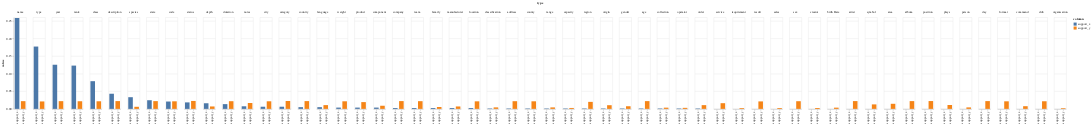

The cell this chart's notebook holds for it:
### Code cell
alt.Chart(combined_report_df.reset_index()).transform_fold(
      ['support_x', 'support_y'],
      as_=['column', 'value']
    ).mark_bar(size=15).encode(
    column=alt.Column('type:O', sort=alt.EncodingSortField(
                field="support_x",  
                order="descending")),
    x = alt.X('column:N',
              title = '',
              ),
    y=alt.Y('value:Q'),
    color='column:N'
)

### Figure 1 — Vega-Lite specification as saved in the notebook (floating-point values rounded to 4 significant figures)
{"config": {"view": {"continuousWidth": 400, "continuousHeight": 300}}, "data": {"name": "data-b983b033b75f997666c973b538f9bad4"}, "mark": {"type": "bar", "size": 15}, "encoding": {"color": {"field": "column", "type": "nominal"}, "column": {"field": "type", "sort": {"field": "support_x", "order": "descending"}, "type": "ordinal"}, "x": {"field": "column", "title": "", "type": "nominal"}, "y": {"field": "value", "type": "quantitative"}}, "transform": [{"fold": ["support_x", "support_y"], "as": ["column", "value"]}], "$schema": "https://vega.github.io/schema/vega-lite/v4.17.0.json", "datasets": {"data-b983b033b75f997666c973b538f9bad4": [{"type": "year", "precision_x": 1.0, "recall_x": 0.9118, "f1-score_x": 0.9538, "support_x": 0.1255, "precision_y": 0.9645, "recall_y": 0.9373, "f1-score_y": 0.9507, "support_y": 0.02195}, {"type": "city", "precision_x": 0.8333, "recall_x": 1.0, "f1-score_x": 0.9091, "support_x": 0.00615, "precision_y": 0.8637, "recall_y": 0.9036, "f1-score_y": 0.8832, "support_y": 0.02159}, {"type": "country", "precision_x": 0.75, "recall_x": 0.75, "f1-score_x": 0.75, "support_x": 0.00492, "precision_y": 0.8924, "recall_y": 0.95, "f1-score_y": 0.9203, "support_y": 0.02212}, {"type": "type", "precision_x": 0.9175, "recall_x": 0.6181, "f1-score_x": 0.7386, "support_x": 0.1771, "precision_y": 0.9165, "recall_y": 0.8752, "f1-score_y": 0.8954, "support_y": 0.02118}, {"type": "status", "precision_x": 0.5882, "recall_x": 0.6667, "f1-score_x": 0.625, "support_x": 0.01845, "precision_y": 0.9428, "recall_y": 0.9365, "f1-score_y": 0.9396, "support_y": 0.02257}, {"type": "language", "precision_x": 0.6667, "recall_x": 0.5, "f1-score_x": 0.5714, "support_x": 0.00492, "precision_y": 0.9385, "recall_y": 0.9532, "f1-score_y": 0.9458, "support_y": 0.01073}, {"type": "company", "precision_x": 0.3333, "recall_x": 1.0, "f1-score_x": 0.5, "support_x": 0.00246, "precision_y": 0.9116, "recall_y": 0.8882, "f1-score_y": 0.8997, "support_y": 0.02214}, {"type": "classification", "precision_x": 0.25, "recall_x": 1.0, "f1-score_x": 0.4, "support_x": 0.00123, "precision_y": 0.9267, "recall_y": 0.862, "f1-score_y": 0.8932, "support_y": 0.004274}, {"type": "description", "precision_x": 0.4138, "recall_x": 0.3429, "f1-score_x": 0.375, "support_x": 0.04305, "precision_y": 0.8035, "recall_y": 0.8685, "f1-score_y": 0.8348, "support_y": 0.02215}, {"type": "code", "precision_x": 0.8, "recall_x": 0.2353, "f1-score_x": 0.3636, "support_x": 0.02091, "precision_y": 0.9163, "recall_y": 0.9073, "f1-score_y": 0.9118, "support_y": 0.02152}, {"type": "weight", "precision_x": 0.1667, "recall_x": 0.6667, "f1-score_x": 0.2667, "support_x": 0.00369, "precision_y": 0.9577, "recall_y": 0.9315, "f1-score_y": 0.9444, "support_y": 0.02157}, {"type": "name", "precision_x": 0.8, "recall_x": 0.07619, "f1-score_x": 0.1391, "support_x": 0.2583, "precision_y": 0.7238, "recall_y": 0.759, "f1-score_y": 0.741, "support_y": 0.02197}, {"type": "species", "precision_x": 0.07216, "recall_x": 0.5185, "f1-score_x": 0.1267, "support_x": 0.03321, "precision_y": 0.9207, "recall_y": 0.9499, "f1-score_y": 0.9351, "support_y": 0.005963}, {"type": "class", "precision_x": 0.2353, "recall_x": 0.0625, "f1-score_x": 0.09877, "support_x": 0.07872, "precision_y": 0.9006, "recall_y": 0.9148, "f1-score_y": 0.9077, "support_y": 0.02163}, {"type": "notes", "precision_x": 0.06667, "recall_x": 0.1667, "f1-score_x": 0.09524, "support_x": 0.00738, "precision_y": 0.724, "recall_y": 0.8419, "f1-score_y": 0.7786, "support_y": 0.01677}, {"type": "category", "precision_x": 0.05, "recall_x": 0.2, "f1-score_x": 0.08, "support_x": 0.00615, "precision_y": 0.924, "recall_y": 0.8895, "f1-score_y": 0.9064, "support_y": 0.02247}, {"type": "rank", "precision_x": 0.1667, "recall_x": 0.03, "f1-score_x": 0.05085, "support_x": 0.123, "precision_y": 0.6247, "recall_y": 0.7777, "f1-score_y": 0.6928, "support_y": 0.02172}, {"type": "address", "precision_x": 0.007194, "recall_x": 1.0, "f1-score_x": 0.01429, "support_x": 0.00123, "precision_y": 0.9307, "recall_y": 0.9431, "f1-score_y": 0.9368, "support_y": 0.02186}, {"type": "county", "precision_x": 0.0, "recall_x": 0.0, "f1-score_x": 0.0, "support_x": 0.00123, "precision_y": 0.9434, "recall_y": 0.9571, "f1-score_y": 0.9502, "support_y": 0.02154}, {"type": "service", "precision_x": 0.0, "recall_x": 0.0, "f1-score_x": 0.0, "support_x": 0.0, "precision_y": 0.9639, "recall_y": 0.9248, "f1-score_y": 0.944, "support_y": 0.01618}, {"type": "product", "precision_x": 0.0, "recall_x": 0.0, "f1-score_x": 0.0, "support_x": 0.00369, "precision_y": 0.8679, "recall_y": 0.8784, "f1-score_y": 0.8731, "support_y": 0.01927}, {"type": "range", "precision_x": 0.0, "recall_x": 0.0, "f1-score_x": 0.0, "support_x": 0.00123, "precision_y": 0.8555, "recall_y": 0.7591, "f1-score_y": 0.8044, "support_y": 0.004201}, {"type": "capacity", "precision_x": 0.0, "recall_x": 0.0, "f1-score_x": 0.0, "support_x": 0.00123, "precision_y": 0.7933, "recall_y": 0.721, "f1-score_y": 0.7554, "support_y": 0.002636}, {"type": "region", "precision_x": 0.0, "recall_x": 0.0, "f1-score_x": 0.0, "support_x": 0.00123, "precision_y": 0.8823, "recall_y": 0.8099, "f1-score_y": 0.8445, "support_y": 0.01995}, {"type": "requirement", "precision_x": 0.0, "recall_x": 0.0, "f1-score_x": 0.0, "support_x": 0.0, "precision_y": 0.9272, "recall_y": 0.8067, "f1-score_y": 0.8627, "support_y": 0.002184}, {"type": "result", "precision_x": 0.0, "recall_x": 0.0, "f1-score_x": 0.0, "support_x": 0.0, "precision_y": 0.9625, "recall_y": 0.9404, "f1-score_y": 0.9513, "support_y": 0.02126}, {"type": "sales", "precision_x": 0.0, "recall_x": 0.0, "f1-score_x": 0.0, "support_x": 0.0, "precision_y": 0.5862, "recall_y": 0.528, "f1-score_y": 0.5556, "support_y": 0.002344}, {"type": "sex", "precision_x": 0.0, "recall_x": 0.0, "f1-score_x": 0.0, "support_x": 0.0, "precision_y": 0.9028, "recall_y": 0.9453, "f1-score_y": 0.9236, "support_y": 0.02182}, {"type": "creator", "precision_x": 0.0, "recall_x": 0.0, "f1-score_x": 0.0, "support_x": 0.0, "precision_y": 0.7704, "recall_y": 0.8415, "f1-score_y": 0.8044, "support_y": 0.002526}, {"type": "birth Date", "precision_x": 0.0, "recall_x": 0.0, "f1-score_x": 0.0, "support_x": 0.0, "precision_y": 0.9851, "recall_y": 0.9687, "f1-score_y": 0.9768, "support_y": 0.003487}, {"type": "state", "precision_x": 0.0, "recall_x": 0.0, "f1-score_x": 0.0, "support_x": 0.0246, "precision_y": 0.9394, "recall_y": 0.9574, "f1-score_y": 0.9483, "support_y": 0.02206}, {"type": "artist", "precision_x": 0.0, "recall_x": 0.0, "f1-score_x": 0.0, "support_x": 0.0, "precision_y": 0.8163, "recall_y": 0.8735, "f1-score_y": 0.8439, "support_y": 0.02215}, {"type": "symbol", "precision_x": 0.0, "recall_x": 0.0, "f1-score_x": 0.0, "support_x": 0.0, "precision_y": 0.9584, "recall_y": 0.9463, "f1-score_y": 0.9523, "support_y": 0.01276}, {"type": "team", "precision_x": 0.0, "recall_x": 0.0, "f1-score_x": 0.0, "support_x": 0.00246, "precision_y": 0.8499, "recall_y": 0.8705, "f1-score_y": 0.86, "support_y": 0.02192}, {"type": "area", "precision_x": 0.0, "recall_x": 0.0, "f1-score_x": 0.0, "support_x": 0.0, "precision_y": 0.8698, "recall_y": 0.8203, "f1-score_y": 0.8443, "support_y": 0.01447}, {"type": "album", "precision_x": 0.0, "recall_x": 0.0, "f1-score_x": 0.0, "support_x": 0.0, "precision_y": 0.8919, "recall_y": 0.8886, "f1-score_y": 0.8902, "support_y": 0.0221}, {"type": "position", "precision_x": 0.0, "recall_x": 0.0, "f1-score_x": 0.0, "support_x": 0.0, "precision_y": 0.8062, "recall_y": 0.8394, "f1-score_y": 0.8224, "support_y": 0.02226}, {"type": "plays", "precision_x": 0.0, "recall_x": 0.0, "f1-score_x": 0.0, "support_x": 0.0, "precision_y": 0.8458, "recall_y": 0.9028, "f1-score_y": 0.8734, "support_y": 0.01102}, {"type": "person", "precision_x": 0.0, "recall_x": 0.0, "f1-score_x": 0.0, "support_x": 0.0, "precision_y": 0.7174, "recall_y": 0.6183, "f1-score_y": 0.6642, "support_y": 0.004215}, {"type": "origin", "precision_x": 0.0, "recall_x": 0.0, "f1-score_x": 0.0, "support_x": 0.00123, "precision_y": 0.9466, "recall_y": 0.8999, "f1-score_y": 0.9227, "support_y": 0.01048}, {"type": "day", "precision_x": 0.0, "recall_x": 0.0, "f1-score_x": 0.0, "support_x": 0.0, "precision_y": 0.9525, "recall_y": 0.8917, "f1-score_y": 0.9211, "support_y": 0.02212}, {"type": "depth", "precision_x": 0.0, "recall_x": 0.0, "f1-score_x": 0.0, "support_x": 0.01599, "precision_y": 0.9313, "recall_y": 0.9155, "f1-score_y": 0.9233, "support_y": 0.006895}, {"type": "component", "precision_x": 0.0, "recall_x": 0.0, "f1-score_x": 0.0, "support_x": 0.00369, "precision_y": 0.8881, "recall_y": 0.8801, "f1-score_y": 0.8841, "support_y": 0.008926}, {"type": "duration", "precision_x": 0.0, "recall_x": 0.0, "f1-score_x": 0.0, "support_x": 0.01353, "precision_y": 0.924, "recall_y": 0.9483, "f1-score_y": 0.936, "support_y": 0.02184}, {"type": "family", "precision_x": 0.0, "recall_x": 0.0, "f1-score_x": 0.0, "support_x": 0.00246, "precision_y": 0.9639, "recall_y": 0.8954, "f1-score_y": 0.9284, "support_y": 0.005431}, {"type": "format", "precision_x": 0.0, "recall_x": 0.0, "f1-score_x": 0.0, "support_x": 0.0, "precision_y": 0.9663, "recall_y": 0.9594, "f1-score_y": 0.9628, "support_y": 0.02152}, {"type": "gender", "precision_x": 0.0, "recall_x": 0.0, "f1-score_x": 0.0, "support_x": 0.00123, "precision_y": 0.868, "recall_y": 0.7214, "f1-score_y": 0.7879, "support_y": 0.007499}, {"type": "command", "precision_x": 0.0, "recall_x": 0.0, "f1-score_x": 0.0, "support_x": 0.0, "precision_y": 0.9384, "recall_y": 0.9043, "f1-score_y": 0.9211, "support_y": 0.007608}, {"type": "age", "precision_x": 0.0, "recall_x": 0.0, "f1-score_x": 0.0, "support_x": 0.00123, "precision_y": 0.8662, "recall_y": 0.9496, "f1-score_y": 0.9059, "support_y": 0.02208}, {"type": "manufacturer", "precision_x": 0.0, "recall_x": 0.0, "f1-score_x": 0.0, "support_x": 0.00246, "precision_y": 0.8648, "recall_y": 0.819, "f1-score_y": 0.8413, "support_y": 0.00688}, {"type": "collection", "precision_x": 0.0, "recall_x": 0.0, "f1-score_x": 0.0, "support_x": 0.00123, "precision_y": 0.9844, "recall_y": 0.9307, "f1-score_y": 0.9568, "support_y": 0.003466}, {"type": "club", "precision_x": 0.0, "recall_x": 0.0, "f1-score_x": 0.0, "support_x": 0.0, "precision_y": 0.9736, "recall_y": 0.9553, "f1-score_y": 0.9644, "support_y": 0.02167}, {"type": "operator", "precision_x": 0.0, "recall_x": 0.0, "f1-score_x": 0.0, "support_x": 0.00123, "precision_y": 0.7935, "recall_y": 0.8465, "f1-score_y": 0.8192, "support_y": 0.002941}, {"type": "order", "precision_x": 0.0, "recall_x": 0.0, "f1-score_x": 0.0, "support_x": 0.00123, "precision_y": 0.8693, "recall_y": 0.8871, "f1-score_y": 0.8781, "support_y": 0.01064}, {"type": "organisation", "precision_x": 0.0, "recall_x": 0.0, "f1-score_x": 0.0, "support_x": 0.0, "precision_y": 0.8321, "recall_y": 0.8321, "f1-score_y": 0.8321, "support_y": 0.001907}, {"type": "location", "precision_x": 0.0, "recall_x": 0.0, "f1-score_x": 0.0, "support_x": 0.00246, "precision_y": 0.8964, "recall_y": 0.8274, "f1-score_y": 0.8605, "support_y": 0.02147}]}}
